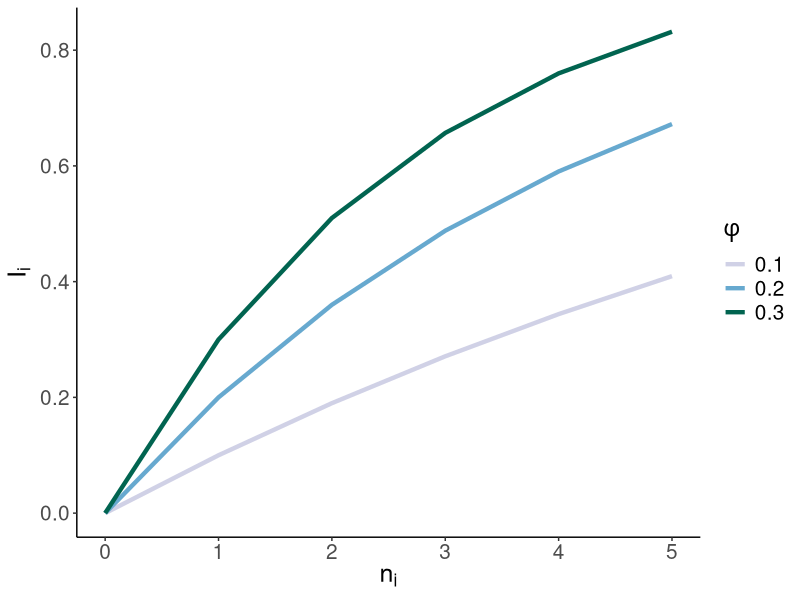
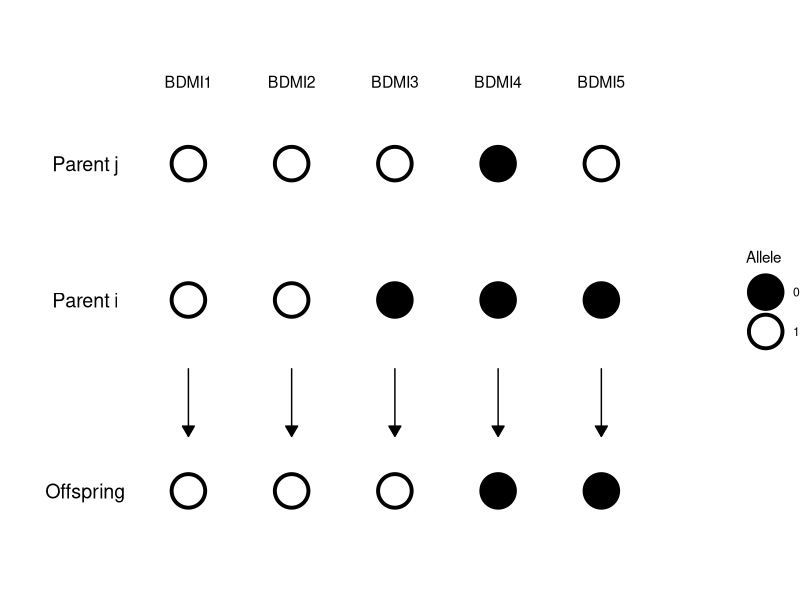

Source code (R) for these figures, in order:
## ---- chunk 1
    library(ggplot2)
    library(dplyr)
    expand.grid(n = 0:5, phi = seq(from = 0.1, to = 0.3, by = 0.1))%>%
      mutate(I = 1 - (1 - phi)^n)%>%
      mutate(phi = as.factor(phi))%>%
      ggplot(aes(x = n, y = I, group = phi, col = phi))+ 
      geom_line(size = 1.5)+
      scale_color_manual(values = c('#d0d1e6', '#67a9cf', '#016450'),
                         name = expression(phi))+
      labs(x = expression(n[i]), y = expression(I[i]))+
      theme_classic()+
      theme(axis.title = element_text(size = 18),
            legend.text = element_text(size=15),
            legend.title = element_text(size = 17),
            axis.text = element_text(size = 15))
## ---- chunk 2
    data.frame(male = c(1,1,1,0,1),
               female = c(1,1, 0, 0, 0),
               offspring = c(1,1,1,0,0))%>%
      tibble::rowid_to_column(var = 'locus')%>%
      tidyr::pivot_longer(cols = 2:4, names_to = 'group', values_to = 'state')%>%
      mutate(ypos = plyr::mapvalues(group, from = c('male','female','offspring'), to = c(1.5, 1, 0.3)))%>%
      mutate(ypos = as.numeric(ypos))%>%
      mutate(state = as.factor(state))%>%
      ggplot(aes(x = locus, y = ypos))+
      geom_point(size = 10, aes(fill = state), shape = 21, stroke = 2)+
      scale_fill_manual(values = c('black', 'white'), name = 'Allele')+
      lims(y = c(0, 2), x = c(-0.5,6))+
      annotate('text', x = 1:5, y = 1.8, label = paste0('BDMI', 1:5), size = 4)+
      annotate('text', x = 0, y = c(1, 1.5), label = c('Parent i', 'Parent j'), size = 5)+
      annotate('segment', x = 1:5, xend = 1:5, y = 0.75, yend = 0.5, arrow = arrow(type = "closed", length = unit(0.3, 'cm')))+
      annotate('text', x = 0, y = 0.3, label = 'Offspring', size = 5)+
      theme_void()
## ---- chunk 3
# Load required packages
library(knitr)
library(kableExtra)

# Create the data frame for the table
table_data <- data.frame(
`Model parameter` = c("$\\lambda$", "$\\phi$", "$\\sigma_m$", "$\\sigma_z$", "$K_o$", "$\\theta_p$"),
Description = c("Fertility", "Incompatability", "Assortative variance", "Niche width", "Maximum resource availability", "Optimum of patch p"),
Value = c(5, 0.1, 0.05, 0.05, 30, 0))

# Bold the column names using LaTeX formatting
colnames(table_data) <- c("\\textbf{Model parameter}", "\\textbf{Description}", "\\textbf{Value [interval]}")

# Create the table using kable and kableExtra
table_data %>%
  kable(caption = "List of model parmaters and their description", align = 'c', format = "latex", escape = FALSE) %>%
  kable_styling(latex_options = c("striped", "hold_position"))
